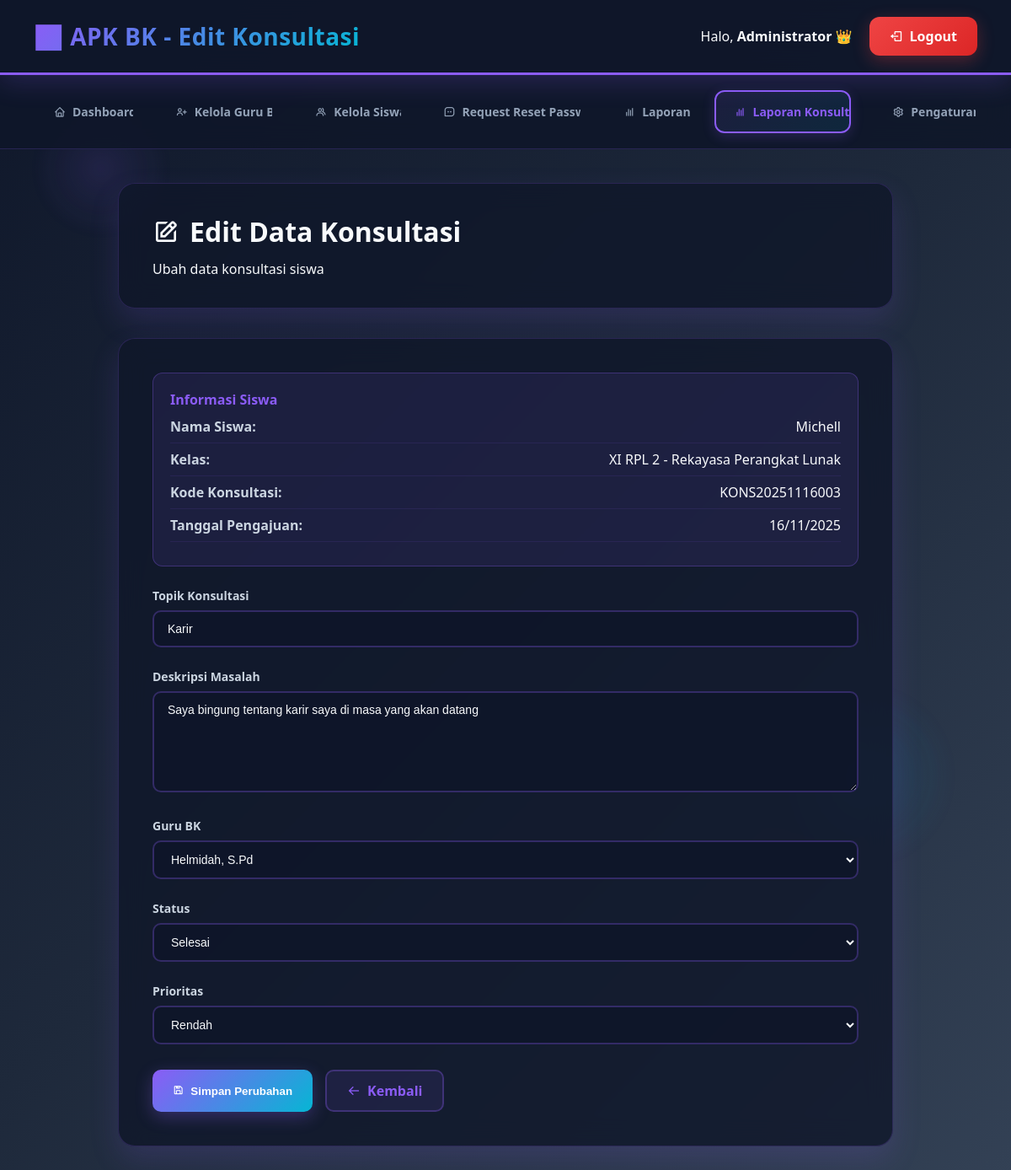
The page /admin_edit_konsultasi.php?id=14 (signed in) on the database its author committed.
### tables this page shows
CREATE TABLE `konsultasi` (
  `ID` int(11) NOT NULL,
  `SISWA_ID` int(11) DEFAULT NULL,
  `GURU_BK_ID` int(11) DEFAULT NULL,
  `KODE_KONSULTASI` varchar(20) NOT NULL,
  `TANGGAL_PENGAJUAN` date NOT NULL,
  `TOPIK_KONSULTASI` varchar(200) NOT NULL,
  `DESKRIPSI_MASALAH` text DEFAULT NULL,
  `PRIORITAS` enum('Rendah','Sedang','Tinggi','Darurat') DEFAULT 'Sedang',
  `PILIHAN_GURU_1` int(11) DEFAULT NULL,
  `PILIHAN_GURU_2` int(11) DEFAULT NULL,
  `STATUS` enum('Menunggu','Disetujui','Ditolak','Selesai','Dibatalkan') DEFAULT 'Menunggu',
  `MODE_KONSULTASI` enum('Offline','Online') DEFAULT 'Offline',
  `TANGGAL_DISETUJUI` date DEFAULT NULL,
  `TANGGAL_KONSULTASI` date DEFAULT NULL,
  `JAM_KONSULTASI` time DEFAULT NULL,
  `TEMPAT_KONSULTASI` varchar(100) DEFAULT 'Ruang BK SMK 7 Batam',
  `MEETING_LINK` varchar(255) DEFAULT NULL,
  `KOMENTAR_GURU` text DEFAULT NULL,
  `SARAN_GURU` text DEFAULT NULL,
  `CATATAN_KONSULTASI` text DEFAULT NULL,
  `PERLU_TINDAK_LANJUT` enum('Ya','Tidak') DEFAULT 'Tidak',
  `CREATED_AT` timestamp NOT NULL DEFAULT current_timestamp(),
  `UPDATED_AT` timestamp NOT NULL DEFAULT current_timestamp() ON UPDATE current_timestamp()
);

CREATE TABLE `users` (
  `ID` int(11) NOT NULL,
  `USERNAME` varchar(100) NOT NULL,
  `PASSWORD` varchar(100) NOT NULL,
  `ROLE` enum('Admin','Guru_BK','Siswa') DEFAULT NULL,
  `NAMA_LENGKAP` varchar(100) NOT NULL,
  `EMAIL` varchar(100) DEFAULT NULL,
  `NO_TELEPON` varchar(15) DEFAULT NULL,
  `STATUS` enum('Aktif','Tidak_Aktif') DEFAULT 'Aktif',
  `CREATED_AT` timestamp NOT NULL DEFAULT current_timestamp(),
  `UPDATED_AT` timestamp NOT NULL DEFAULT current_timestamp() ON UPDATE current_timestamp()
);

CREATE TABLE `siswa` (
  `ID` int(11) NOT NULL,
  `USER_ID` int(11) DEFAULT NULL,
  `NIS` varchar(20) NOT NULL,
  `NISN` varchar(20) NOT NULL,
  `JENIS_KELAMIN` enum('L','P') NOT NULL,
  `TEMPAT_LAHIR` varchar(50) DEFAULT NULL,
  `TANGGAL_LAHIR` date DEFAULT NULL,
  `ALAMAT` text DEFAULT NULL,
  `AGAMA` varchar(20) DEFAULT NULL,
  `KELAS` varchar(10) DEFAULT NULL,
  `JURUSAN` varchar(50) DEFAULT NULL,
  `CREATED_AT` timestamp NOT NULL DEFAULT current_timestamp(),
  `UPDATED_AT` timestamp NOT NULL DEFAULT current_timestamp() ON UPDATE current_timestamp(),
  `ANGKATAN` int(11) DEFAULT NULL
);

### admin_edit_konsultasi.php (the view, shortened to what this page needs)
<?php
include 'koneksi.php';
if (isset($_GET['id'])) {
    $id = $_GET['id'];
    $sql = "SELECT k.*, u.NAMA_LENGKAP as nama_siswa, s.KELAS, s.JURUSAN,
                   u_guru.NAMA_LENGKAP as nama_guru, g.ID as guru_id
            FROM konsultasi k
            JOIN siswa s ON k.SISWA_ID = s.ID
            JOIN users u ON s.USER_ID = u.ID
            LEFT JOIN guru_bk g ON k.GURU_BK_ID = g.ID
            LEFT JOIN users u_guru ON g.USER_ID = u_guru.ID
            WHERE k.ID = ?";
    $stmt = $koneksi->prepare($sql);
    $stmt->bind_param("i", $id);
    $stmt->execute();
    $result = $stmt->get_result();
    $konsultasi = $result->fetch_assoc();
} else {
    header("Location: admin_laporan_konsultasi.php?error=ID tidak valid");
    exit();
}
$sql_guru = "SELECT g.ID, u.NAMA_LENGKAP
             FROM guru_bk g
             JOIN users u ON g.USER_ID = u.ID
             ORDER BY u.NAMA_LENGKAP";
$guru_list = $koneksi->query($sql_guru);
?>
<!DOCTYPE html>
<html lang="id">
<head>
    <link href="https://unpkg.com/boxicons@2.1.4/css/boxicons.min.css" rel="stylesheet">
</head>
<body>
    <div class="floating"></div>
    <div class="floating"></div>
    <div class="header">
        <h1>📊 APK BK - Edit Konsultasi</h1>
        <div class="user-info">
            <span>Halo, <strong><?php echo htmlspecialchars($_SESSION['nama_lengkap']); ?></strong> 👑</span>
            <a href="logout.php" class="logout-btn">
                <i class='bx bx-log-out'></i>
                Logout
            </a>
        </div>
    </div>
    <div class="nav">
        <a href="admin_dashboard.php">
            <i class='bx bx-home'></i>
            Dashboard
        </a>
        <a href="admin_manage_guru.php">
            <i class='bx bx-user-plus'></i>
            Kelola Guru BK
        </a>
        <a href="admin_manage_siswa.php">
            <i class='bx bx-group'></i>
            Kelola Siswa
        </a>
        <a href="admin_manage_reset_requests.php">
            <i class='bx bx-message-square-dots'></i>
            Request Reset Password
        </a>
         <a href="admin_reports.php">
            <i class='bx bx-bar-chart'></i>
            Laporan
        </a>
        <a href="admin_laporan_konsultasi.php" class="active">
            <i class='bx bx-bar-chart'></i>
            Laporan Konsultasi
        </a>
        <a href="admin_settings.php">
            <i class='bx bx-cog'></i>
            Pengaturan
        </a>
    </div>
    <div class="container">
        <div class="page-header">
            <h2><i class='bx bx-edit'></i> Edit Data Konsultasi</h2>
            <p>Ubah data konsultasi siswa</p>
        </div>
        <div class="form-container">
            <div class="info-box">
                <h4>Informasi Siswa</h4>
                <div class="info-item">
                    <span class="info-label">Nama Siswa:</span>
                    <span class="info-value"><?php echo htmlspecialchars($konsultasi['nama_siswa']); ?></span>
                </div>
                <div class="info-item">
                    <span class="info-label">Kelas:</span>
                    <span class="info-value"><?php echo htmlspecialchars($konsultasi['KELAS']); ?> - <?php echo htmlspecialchars($konsultasi['JURUSAN']); ?></span>
                </div>
                <div class="info-item">
                    <span class="info-label">Kode Konsultasi:</span>
                    <span class="info-value"><?php echo htmlspecialchars($konsultasi['KODE_KONSULTASI']); ?></span>
                </div>
                <div class="info-item">
                    <span class="info-label">Tanggal Pengajuan:</span>
                    <span class="info-value"><?php echo date('d/m/Y', strtotime($konsultasi['TANGGAL_PENGAJUAN'])); ?></span>
                </div>
            </div>
            <form method="POST" action="">
                <div class="form-group">
                    <label>Topik Konsultasi</label>
                    <input type="text" name="topik" value="<?php echo htmlspecialchars($konsultasi['TOPIK_KONSULTASI']); ?>" required>
                </div>
                <div class="form-group">
                    <label>Deskripsi Masalah</label>
                    <textarea name="deskripsi" required><?php echo htmlspecialchars($konsultasi['DESKRIPSI_MASALAH']); ?></textarea>
                </div>
                <div class="form-group">
                    <label>Guru BK</label>
                    <select name="guru_id">
                        <?php while($guru = $guru_list->fetch_assoc()): ?>
                            <option value="<?php echo $guru['ID']; ?>"
                                <?php echo ($konsultasi['guru_id'] == $guru['ID']) ? 'selected' : ''; ?>>
                                <?php echo htmlspecialchars($guru['NAMA_LENGKAP']); ?>
                            </option>
                        <?php endwhile; ?>
                    </select>
                </div>
                <div class="form-group">
                    <label>Status</label>
                    <select name="status" required>
                        <option value="Selesai" <?php echo $konsultasi['STATUS'] == 'Selesai' ? 'selected' : ''; ?>>Selesai</option>
                    </select>
                </div>
                <div class="form-group">
                    <label>Prioritas</label>
                    <select name="prioritas" required>
                        <option value="Rendah" <?php echo $konsultasi['PRIORITAS'] == 'Rendah' ? 'selected' : ''; ?>>Rendah</option>
                    </select>
                </div>
                <div class="form-actions">
                    <button type="submit" class="btn btn-primary">
                        <i class='bx bx-save'></i> Simpan Perubahan
                    </button>
                    <a href="admin_laporan_konsultasi.php" class="btn btn-secondary">
                        <i class='bx bx-arrow-back'></i> Kembali
                    </a>
                </div>
            </form>
        </div>
    </div>
</body>
</html>

### rows shown on the page
konsultasi: users.NAMA_LENGKAP "Michell", SISWA_ID.KELAS "XI RPL 2", SISWA_ID.JURUSAN "Rekayasa Perangkat Lunak", KODE_KONSULTASI "KONS20251116003", TANGGAL_PENGAJUAN "16/11/2025", topik "Karir", deskripsi "Saya bingung tentang karir saya di masa yang akan datang", status "Selesai", prioritas "Rendah"

### other values the page prints
$_SESSION['nama_lengkap'] "Administrator"
form field guru_id "Helmidah, S.Pd"
